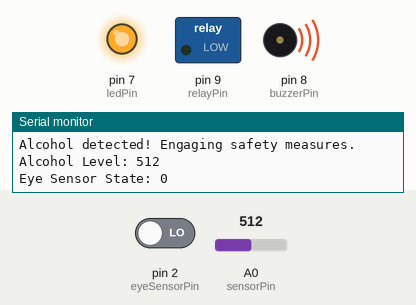
This sketch was run on a simulated Arduino Uno, built with avr-gcc and run on an emulated ATmega328P. Shown: switched loads named in the sketch (green lamp = pin HIGH), output pins drawn as LEDs (lit = HIGH), buzzer (waves = sounding, pin HIGH), the last lines printed to the serial monitor. The inputs (shaded band) are chosen by the test bench; at power-on: A0 (sensorPin) = 512, pin 2 (eyeSensorPin) LOW.

Above: at 1.2 s.
1.3 s: A0 (sensorPin) set to 492
At 2.5 s:
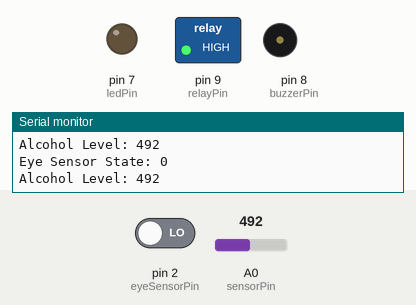
2.8 s: A0 (sensorPin) set to 510
At 4.1 s:
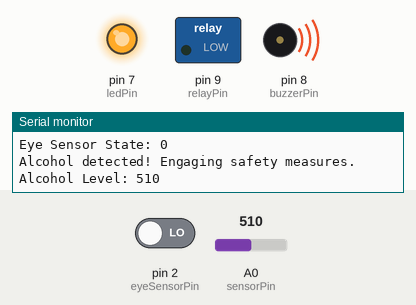
5.8 s: A0 (sensorPin) set to 490
At 6.5 s:
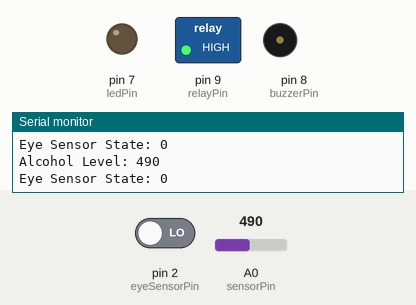
Timing chart, 0 to 8.8 s (numbered marks = the images above; inputs shaded):
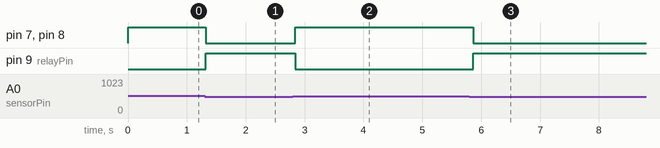

The sketch:

driver_safety.ino
```cpp
const int sensorPin = A0; // Analog pin for the MQ-3 sensor
const int eyeSensorPin = 2; // Digital pin for the eye blink sensor
const int relayPin = 9;   // Digital pin for the relay
const int buzzerPin = 8;  // Digital pin for the buzzer
const int ledPin = 7;     // Digital pin for the LED
const int threshold = 500; // Alcohol threshold value
const int closedEyeDuration = 3000; // Duration for closed eyes in milliseconds (3 seconds)
unsigned long lastClosedTime = 0;
bool eyeClosed = false;
bool alcoholDetected = false;
bool drowsinessDetected = false;

void setup() {
  pinMode(sensorPin, INPUT);
  pinMode(eyeSensorPin, INPUT);
  pinMode(relayPin, OUTPUT);
  pinMode(buzzerPin, OUTPUT);
  pinMode(ledPin, OUTPUT);
  Serial.begin(9600);
}

void loop() {
  int sensorValue = analogRead(sensorPin); // Read the analog value from MQ-3 sensor
  Serial.print("Alcohol Level: ");
  Serial.println(sensorValue);

  int eyeState = digitalRead(eyeSensorPin); // Read eye sensor state
  Serial.print("Eye Sensor State: ");
  Serial.println(eyeState);

  // Check alcohol level
  alcoholDetected = (sensorValue > threshold);
  if (alcoholDetected) {
    digitalWrite(relayPin, LOW); // Lock the engine
    digitalWrite(buzzerPin, HIGH); // Turn on the buzzer
    digitalWrite(ledPin, HIGH); // Turn on the LED
    Serial.println("Alcohol detected! Engaging safety measures.");
  } else {
    digitalWrite(relayPin, HIGH); // Unlock the engine
    digitalWrite(buzzerPin, LOW); // Turn off the buzzer
    digitalWrite(ledPin, LOW); // Turn off the LED
  }

  // Check for closed eyes
  if (eyeState == HIGH && !eyeClosed) { // Eyes are closed
    eyeClosed = true;
    lastClosedTime = millis(); // Record the time when eyes were detected as closed
  }
  if (eyeState == LOW && eyeClosed) { // Eyes are opened again
    eyeClosed = false;
    Serial.println("Eyes opened.");
  }

  // Check if eyes have been closed for more than 3 seconds
  drowsinessDetected = (eyeClosed && (millis() - lastClosedTime > closedEyeDuration));
  if (drowsinessDetected) {
    digitalWrite(relayPin, LOW); // Lock the engine
    digitalWrite(buzzerPin, HIGH); // Turn on the buzzer
    digitalWrite(ledPin, HIGH); // Turn on the LED
    Serial.println("Eyes closed for more than 3 seconds! Engaging safety measures.");
  }

  // Check if both alcohol and drowsiness are detected
  if (alcoholDetected && drowsinessDetected) {
    Serial.println("Both alcohol and drowsiness detected! Engaging all safety measures.");
  }

  delay(50); // Adjust debounce delay for faster response
}
```

Measured:
- the behaviour switches between 501 and 500 on A0 (sensorPin) (found by bisection; images 0 and 1)
- after the input at 1.3 s, pin 7 (ledPin), pin 8 (buzzerPin): HIGH → LOW at once; pin 9 (relayPin): LOW → HIGH at once
- after the input at 2.8 s, pin 7 (ledPin), pin 8 (buzzerPin): LOW → HIGH at once; pin 9 (relayPin): HIGH → LOW at once
- after the input at 5.8 s, pin 7 (ledPin), pin 8 (buzzerPin): HIGH → LOW after 0.07 s; pin 9 (relayPin): LOW → HIGH after 0.07 s
